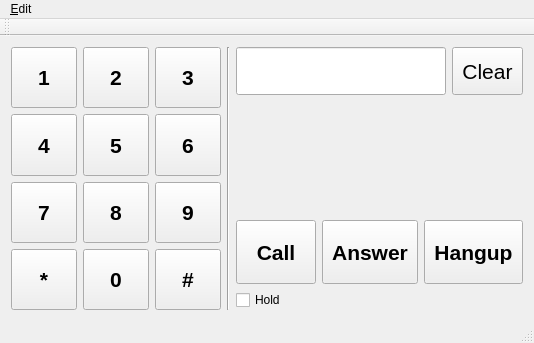
<?xml version="1.0" encoding="UTF-8"?>
<ui version="4.0">
 <class>MainWindow</class>
 <widget class="QMainWindow" name="MainWindow">
  <property name="geometry">
   <rect>
    <x>0</x>
    <y>0</y>
    <width>534</width>
    <height>343</height>
   </rect>
  </property>
  <property name="windowTitle">
   <string>qSIP Phone</string>
  </property>
  <widget class="QWidget" name="centralWidget">
   <layout class="QHBoxLayout" name="horizontalLayout_3">
    <item>
     <layout class="QGridLayout" name="gridLayout">
      <item row="0" column="2">
       <widget class="QToolButton" name="toolButton_pad_3">
        <property name="sizePolicy">
         <sizepolicy hsizetype="Expanding" vsizetype="Expanding">
          <horstretch>0</horstretch>
          <verstretch>0</verstretch>
         </sizepolicy>
        </property>
        <property name="font">
         <font>
          <pointsize>16</pointsize>
          <weight>75</weight>
          <bold>true</bold>
         </font>
        </property>
        <property name="text">
         <string>3</string>
        </property>
       </widget>
      </item>
      <item row="0" column="0">
       <widget class="QToolButton" name="toolButton_pad_1">
        <property name="sizePolicy">
         <sizepolicy hsizetype="Expanding" vsizetype="Expanding">
          <horstretch>0</horstretch>
          <verstretch>0</verstretch>
         </sizepolicy>
        </property>
        <property name="font">
         <font>
          <pointsize>16</pointsize>
          <weight>75</weight>
          <bold>true</bold>
         </font>
        </property>
        <property name="text">
         <string>1</string>
        </property>
       </widget>
      </item>
      <item row="0" column="1">
       <widget class="QToolButton" name="toolButton_pad_2">
        <property name="sizePolicy">
         <sizepolicy hsizetype="Expanding" vsizetype="Expanding">
          <horstretch>0</horstretch>
          <verstretch>0</verstretch>
         </sizepolicy>
        </property>
        <property name="font">
         <font>
          <pointsize>16</pointsize>
          <weight>75</weight>
          <bold>true</bold>
         </font>
        </property>
        <property name="text">
         <string>2</string>
        </property>
       </widget>
      </item>
      <item row="1" column="0">
       <widget class="QToolButton" name="toolButton_pad_4">
        <property name="sizePolicy">
         <sizepolicy hsizetype="Expanding" vsizetype="Expanding">
          <horstretch>0</horstretch>
          <verstretch>0</verstretch>
         </sizepolicy>
        </property>
        <property name="font">
         <font>
          <pointsize>16</pointsize>
          <weight>75</weight>
          <bold>true</bold>
         </font>
        </property>
        <property name="text">
         <string>4</string>
        </property>
       </widget>
      </item>
      <item row="2" column="1">
       <widget class="QToolButton" name="toolButton_pad_8">
        <property name="sizePolicy">
         <sizepolicy hsizetype="Expanding" vsizetype="Expanding">
          <horstretch>0</horstretch>
          <verstretch>0</verstretch>
         </sizepolicy>
        </property>
        <property name="font">
         <font>
          <pointsize>16</pointsize>
          <weight>75</weight>
          <bold>true</bold>
         </font>
        </property>
        <property name="text">
         <string>8</string>
        </property>
       </widget>
      </item>
      <item row="2" column="0">
       <widget class="QToolButton" name="toolButton_pad_7">
        <property name="sizePolicy">
         <sizepolicy hsizetype="Expanding" vsizetype="Expanding">
          <horstretch>0</horstretch>
          <verstretch>0</verstretch>
         </sizepolicy>
        </property>
        <property name="font">
         <font>
          <pointsize>16</pointsize>
          <weight>75</weight>
          <bold>true</bold>
         </font>
        </property>
        <property name="text">
         <string>7</string>
        </property>
       </widget>
      </item>
      <item row="1" column="1">
       <widget class="QToolButton" name="toolButton_pad_5">
        <property name="sizePolicy">
         <sizepolicy hsizetype="Expanding" vsizetype="Expanding">
          <horstretch>0</horstretch>
          <verstretch>0</verstretch>
         </sizepolicy>
        </property>
        <property name="font">
         <font>
          <pointsize>16</pointsize>
          <weight>75</weight>
          <bold>true</bold>
         </font>
        </property>
        <property name="text">
         <string>5</string>
        </property>
       </widget>
      </item>
      <item row="1" column="2">
       <widget class="QToolButton" name="toolButton_pad_6">
        <property name="sizePolicy">
         <sizepolicy hsizetype="Expanding" vsizetype="Expanding">
          <horstretch>0</horstretch>
          <verstretch>0</verstretch>
         </sizepolicy>
        </property>
        <property name="font">
         <font>
          <pointsize>16</pointsize>
          <weight>75</weight>
          <bold>true</bold>
         </font>
        </property>
        <property name="text">
         <string>6</string>
        </property>
       </widget>
      </item>
      <item row="2" column="2">
       <widget class="QToolButton" name="toolButton_pad_9">
        <property name="sizePolicy">
         <sizepolicy hsizetype="Expanding" vsizetype="Expanding">
          <horstretch>0</horstretch>
          <verstretch>0</verstretch>
         </sizepolicy>
        </property>
        <property name="font">
         <font>
          <pointsize>16</pointsize>
          <weight>75</weight>
          <bold>true</bold>
         </font>
        </property>
        <property name="text">
         <string>9</string>
        </property>
       </widget>
      </item>
      <item row="3" column="0">
       <widget class="QToolButton" name="toolButton_pad_aster">
        <property name="sizePolicy">
         <sizepolicy hsizetype="Expanding" vsizetype="Expanding">
          <horstretch>0</horstretch>
          <verstretch>0</verstretch>
         </sizepolicy>
        </property>
        <property name="font">
         <font>
          <pointsize>16</pointsize>
          <weight>75</weight>
          <bold>true</bold>
         </font>
        </property>
        <property name="text">
         <string>*</string>
        </property>
       </widget>
      </item>
      <item row="3" column="1">
       <widget class="QToolButton" name="toolButton_pad_0">
        <property name="sizePolicy">
         <sizepolicy hsizetype="Expanding" vsizetype="Expanding">
          <horstretch>0</horstretch>
          <verstretch>0</verstretch>
         </sizepolicy>
        </property>
        <property name="font">
         <font>
          <pointsize>16</pointsize>
          <weight>75</weight>
          <bold>true</bold>
         </font>
        </property>
        <property name="text">
         <string>0</string>
        </property>
       </widget>
      </item>
      <item row="3" column="2">
       <widget class="QToolButton" name="toolButton_pad_sharp">
        <property name="sizePolicy">
         <sizepolicy hsizetype="Expanding" vsizetype="Expanding">
          <horstretch>0</horstretch>
          <verstretch>0</verstretch>
         </sizepolicy>
        </property>
        <property name="font">
         <font>
          <pointsize>16</pointsize>
          <weight>75</weight>
          <bold>true</bold>
         </font>
        </property>
        <property name="text">
         <string>#</string>
        </property>
       </widget>
      </item>
     </layout>
    </item>
    <item>
     <widget class="Line" name="line">
      <property name="orientation">
       <enum>Qt::Vertical</enum>
      </property>
     </widget>
    </item>
    <item>
     <layout class="QVBoxLayout" name="verticalLayout">
      <item>
       <layout class="QHBoxLayout" name="horizontalLayout_2">
        <item>
         <widget class="QLineEdit" name="lineEdit_phone_number">
          <property name="minimumSize">
           <size>
            <width>0</width>
            <height>48</height>
           </size>
          </property>
          <property name="font">
           <font>
            <pointsize>16</pointsize>
            <weight>75</weight>
            <bold>true</bold>
           </font>
          </property>
         </widget>
        </item>
        <item>
         <widget class="QToolButton" name="toolButton_clear">
          <property name="minimumSize">
           <size>
            <width>0</width>
            <height>48</height>
           </size>
          </property>
          <property name="font">
           <font>
            <pointsize>16</pointsize>
           </font>
          </property>
          <property name="text">
           <string>Clear</string>
          </property>
         </widget>
        </item>
       </layout>
      </item>
      <item>
       <spacer name="verticalSpacer_2">
        <property name="orientation">
         <enum>Qt::Vertical</enum>
        </property>
        <property name="sizeHint" stdset="0">
         <size>
          <width>20</width>
          <height>40</height>
         </size>
        </property>
       </spacer>
      </item>
      <item>
       <widget class="QLabel" name="label_message">
        <property name="sizePolicy">
         <sizepolicy hsizetype="Ignored" vsizetype="Preferred">
          <horstretch>0</horstretch>
          <verstretch>0</verstretch>
         </sizepolicy>
        </property>
        <property name="font">
         <font>
          <pointsize>16</pointsize>
          <weight>75</weight>
          <bold>true</bold>
         </font>
        </property>
        <property name="text">
         <string/>
        </property>
       </widget>
      </item>
      <item>
       <spacer name="verticalSpacer">
        <property name="orientation">
         <enum>Qt::Vertical</enum>
        </property>
        <property name="sizeHint" stdset="0">
         <size>
          <width>20</width>
          <height>40</height>
         </size>
        </property>
       </spacer>
      </item>
      <item>
       <layout class="QHBoxLayout" name="horizontalLayout">
        <item>
         <widget class="QToolButton" name="toolButton_call">
          <property name="sizePolicy">
           <sizepolicy hsizetype="Expanding" vsizetype="Fixed">
            <horstretch>0</horstretch>
            <verstretch>0</verstretch>
           </sizepolicy>
          </property>
          <property name="minimumSize">
           <size>
            <width>0</width>
            <height>64</height>
           </size>
          </property>
          <property name="font">
           <font>
            <pointsize>16</pointsize>
            <weight>75</weight>
            <bold>true</bold>
           </font>
          </property>
          <property name="text">
           <string>Call</string>
          </property>
         </widget>
        </item>
        <item>
         <widget class="QToolButton" name="toolButton_answer">
          <property name="sizePolicy">
           <sizepolicy hsizetype="Expanding" vsizetype="Fixed">
            <horstretch>0</horstretch>
            <verstretch>0</verstretch>
           </sizepolicy>
          </property>
          <property name="minimumSize">
           <size>
            <width>0</width>
            <height>64</height>
           </size>
          </property>
          <property name="font">
           <font>
            <pointsize>16</pointsize>
            <weight>75</weight>
            <bold>true</bold>
           </font>
          </property>
          <property name="text">
           <string>Answer</string>
          </property>
         </widget>
        </item>
        <item>
         <widget class="QToolButton" name="toolButton_hangup">
          <property name="sizePolicy">
           <sizepolicy hsizetype="Expanding" vsizetype="Fixed">
            <horstretch>0</horstretch>
            <verstretch>0</verstretch>
           </sizepolicy>
          </property>
          <property name="minimumSize">
           <size>
            <width>0</width>
            <height>64</height>
           </size>
          </property>
          <property name="font">
           <font>
            <pointsize>16</pointsize>
            <weight>75</weight>
            <bold>true</bold>
           </font>
          </property>
          <property name="text">
           <string>Hangup</string>
          </property>
         </widget>
        </item>
       </layout>
      </item>
      <item>
       <widget class="QCheckBox" name="checkBox_hold">
        <property name="text">
         <string>Hold</string>
        </property>
       </widget>
      </item>
     </layout>
    </item>
   </layout>
  </widget>
  <widget class="QMenuBar" name="menuBar">
   <property name="geometry">
    <rect>
     <x>0</x>
     <y>0</y>
     <width>534</width>
     <height>24</height>
    </rect>
   </property>
   <widget class="QMenu" name="menu_Edit">
    <property name="title">
     <string>&amp;Edit</string>
    </property>
    <addaction name="action_settings"/>
   </widget>
   <addaction name="menu_Edit"/>
  </widget>
  <widget class="QToolBar" name="mainToolBar">
   <attribute name="toolBarArea">
    <enum>TopToolBarArea</enum>
   </attribute>
   <attribute name="toolBarBreak">
    <bool>false</bool>
   </attribute>
  </widget>
  <widget class="QStatusBar" name="statusBar"/>
  <action name="action_settings">
   <property name="text">
    <string>&amp;Settings...</string>
   </property>
  </action>
 </widget>
 <layoutdefault spacing="6" margin="11"/>
 <resources/>
 <connections/>
</ui>
